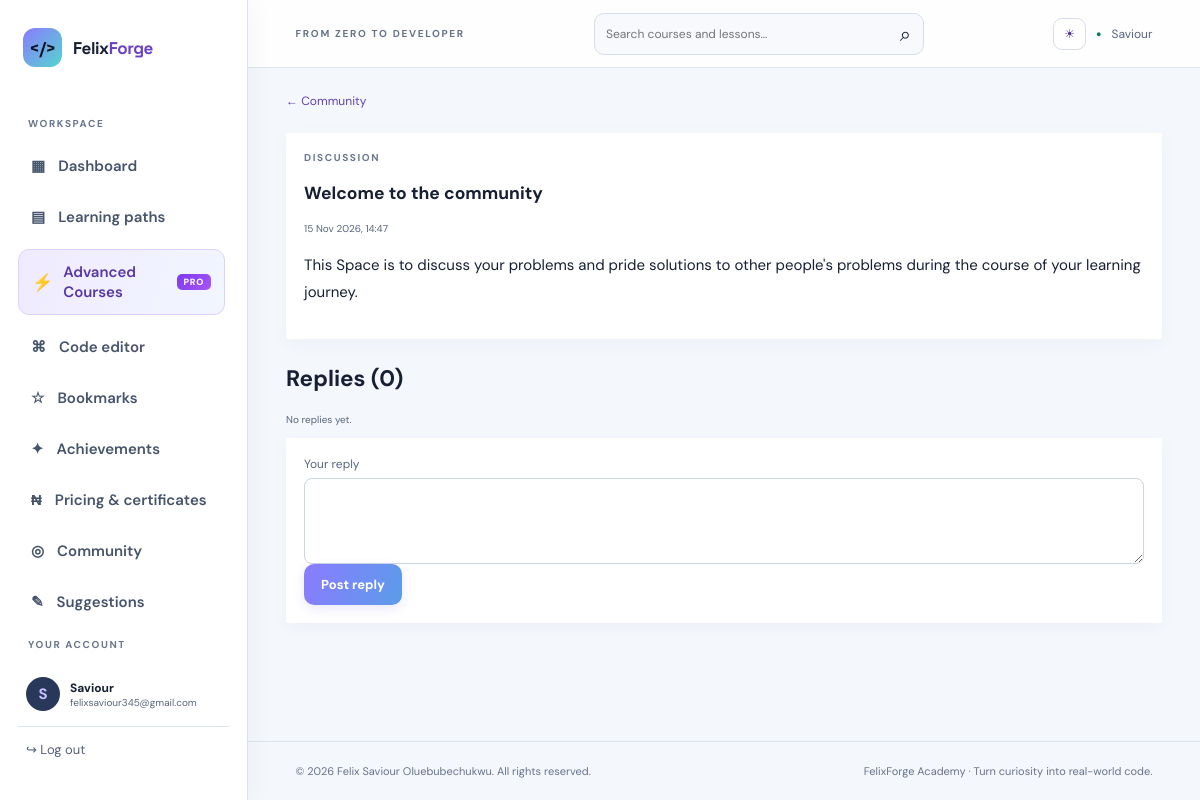
The app's page /community/1 (signed in) with its own data.
### app.py (models this page shows, shortened)
class User(UserMixin, db.Model):
    id = db.Column(db.Integer, primary_key=True)
    username = db.Column(db.String(32), unique=True, nullable=False)
    email = db.Column(db.String(254), unique=True, nullable=False)
    password_hash = db.Column(db.String(255), nullable=False)
    created_at = db.Column(db.DateTime, default=datetime.utcnow)
    projects = db.relationship('Project', backref='owner', cascade='all, delete-orphan')
    progress = db.relationship('Progress', backref='learner', cascade='all, delete-orphan')
    quiz_results = db.relationship('QuizResult', back_populates='learner', cascade='all, delete-orphan')

class ForumPost(db.Model):
    id = db.Column(db.Integer, primary_key=True)
    user_id = db.Column(db.Integer, db.ForeignKey('user.id'), nullable=False)
    title = db.Column(db.String(140), nullable=False)
    body = db.Column(db.Text, nullable=False)
    created_at = db.Column(db.DateTime, default=datetime.utcnow)

### app.py (the view, shortened to what this page needs)
@app.route('/community/<int:post_id>',methods=['GET','POST'])
@login_required
def community_post(post_id):
    post=ForumPost.query.get_or_404(post_id)
    replies=ForumReply.query.filter_by(post_id=post.id).order_by(ForumReply.created_at.asc()).all()
    return render_template('community_post.html',post=post,replies=replies)

### app.py (called while the page is built)
@login_manager.user_loader
def load_user(user_id): return db.session.get(User, int(user_id))

@app.before_request
def record_daily_activity():
    if current_user.is_authenticated and request.endpoint not in {'static', 'logout'}:
        today = datetime.utcnow().date()
        activity = UserActivity.query.filter_by(user_id=current_user.id, activity_date=today).first()
        if activity is None:
            db.session.add(UserActivity(user_id=current_user.id, activity_date=today, last_seen_at=datetime.utcnow()))
        try:
            db.session.commit()
        except Exception:
            db.session.rollback()
            app.logger.exception('Could not record learner activity')

### templates/community_post.html
{% extends 'base.html' %}{% block title %}{{ post.title }} — FelixForge Academy{% endblock %}{% block content %}<a class="back-link" href="{{ url_for('community') }}">← Community</a><article class="form-card"><div class="eyebrow">DISCUSSION</div><h1>{{ post.title }}</h1><p class="muted-note">{{ post.created_at.strftime('%d %b %Y, %H:%M') }}</p><p class="community-message">{{ post.body }}</p></article><h2 class="search-results-heading">Replies ({{ replies|length }})</h2>{% for reply in replies %}<div class="reply-card"><p>{{ reply.body }}</p><small>{{ reply.created_at.strftime('%d %b %Y, %H:%M') }}</small></div>{% else %}<p class="muted-note">No replies yet.</p>{% endfor %}<form class="form-card" method="post"><input type="hidden" name="csrf_token" value="{{ csrf_token() }}"><label>Your reply<textarea name="body" rows="4" maxlength="3000" required></textarea></label><button class="button">Post reply</button></form>{% endblock %}

### templates/base.html (shortened to what this page needs)
<!doctype html>
<html lang="en">
<head>
<link rel="stylesheet" href="{{ url_for('static',filename='style.css') }}">
</head>
<body>
<div class="shell">
<aside class="sidebar">
<a class="brand" href="{{ url_for('home') }}"><span class="brand-mark">&lt;/&gt;</span><span>Felix<span class="brand-muted">Forge</span></span></a>
<div class="side-label">WORKSPACE</div>
<nav>
<a href="{{ url_for('dashboard') }}" class="nav-link {% if request.endpoint=='dashboard' %}active{% endif %}">▦ <span>Dashboard</span></a>
<a href="{{ url_for('courses') }}" class="nav-link ">▤ <span>Learning paths</span></a>
<a href="{{ url_for('advanced_courses') }}" class="nav-link advanced-nav-link {% if advanced_nav_active %}active{% endif %}"><strong class="advanced-icon">⚡</strong><span>Advanced Courses</span><span class="advanced-badge">PRO</span></a>
<a href="{{ url_for('editor') }}" class="nav-link {% if request.endpoint=='editor' %}active{% endif %}">⌘ <span>Code editor</span></a>
<a href="{{ url_for('bookmarks') }}" class="nav-link">☆ <span>Bookmarks</span></a>
<a href="{{ url_for('achievements') }}" class="nav-link">✦ <span>Achievements</span></a>
<a href="{{ url_for('monetization_plan') }}" class="nav-link {% if request.endpoint=='monetization_plan' %}active{% endif %}">₦ <span>Pricing & certificates</span></a>
<a href="{{ url_for('community') }}" class="nav-link">◎ <span>Community</span></a>
<a href="{{ url_for('suggestions') }}" class="nav-link {% if request.endpoint=='suggestions' %}active{% endif %}">✎ <span>Suggestions</span></a>
<a href="{{ url_for('portfolio') }}" class="nav-link">▣ <span>Portfolio</span></a>
</nav>
<div class="side-bottom"><div class="side-label">YOUR ACCOUNT</div>
<div class="user-mini"><div class="avatar">{{ (current_user.username[0] if current_user.is_authenticated else 'F')|upper }}</div><div><b>{{ current_user.username if current_user.is_authenticated else 'Guest learner' }}</b><small>{{ current_user.email if current_user.is_authenticated else 'Start learning today' }}</small></div></div>
{% if current_user.is_authenticated %}<form method="post" action="{{ url_for('logout') }}"><input type="hidden" name="csrf_token" value="{{ csrf_token() }}"><button class="logout-link">↪ Log out</button></form>{% else %}<a class="logout-link" href="{{ url_for('login') }}">↪ Log in</a>{% endif %}
</div>
</aside>
<main class="main">
<header class="topbar"><div class="mobile-brand">&lt;/&gt; FelixForge Academy</div><div class="crumb">FROM ZERO TO DEVELOPER</div>
<form class="global-search" action="{{ url_for('search') }}" method="get"><input name="q" type="search" placeholder="Search courses and lessons…" aria-label="Search courses and lessons"><button aria-label="Search">⌕</button></form>
<div class="top-actions"><button type="button" class="theme-toggle" id="themeToggle" aria-label="Toggle colour theme" aria-pressed="false">◐</button>
{% if current_user.is_authenticated %}<span class="online-dot">●</span><span class="top-user"><a href="{{ url_for('profile') }}">{{ current_user.username }}</a></span>{% else %}<a class="button button-small" href="{{ url_for('login') }}">Log in</a>{% endif %}</div>
</header>
<section class="page">{% block content %}{% endblock %}</section>
<footer>© {{ year }} Felix Saviour Oluebubechukwu. All rights reserved. <span>FelixForge Academy · Turn curiosity into real-world code.</span></footer>
</main></div>
</body></html>

### records on screen
User: username "S", username "Saviour", email "felixsaviour345@gmail.com"
ForumPost: title "Welcome to the community", created_at "15 Nov 2026, 14:47", body "This Space is to discuss your problems and pride solutions to other people's problems during the course of your learning journey."

### other values on screen
{{ replies|length }} "0"
